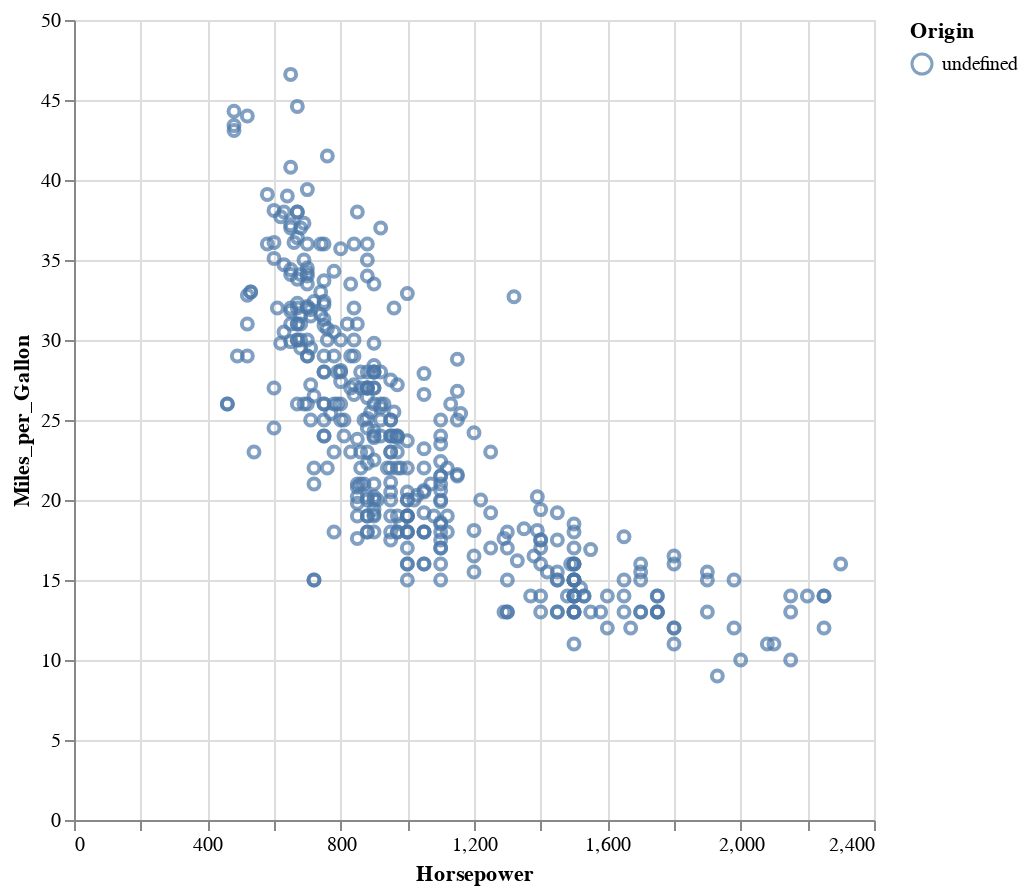

The notebook cell saved with this chart:
### Markdown cell above
Primeiro vamos fazer uma visualização simples, utilizando inicialmente o framework em Julia, seguido do
VegaLite nativo.

### Code cell
cars |>
@vlplot(
    :point,
    x=:Horsepower,
    y=:Miles_per_Gallon,
    color=:Origin,
    width=400,
    height=400
)

### Figure 1 — Vega-Lite specification as saved in the notebook (floating-point values rounded to 4 significant figures; data arrays with more than 128 entries replaced by an {"elided": "..."} marker saying what was removed)
{"data": {"values": {"elided": "406 records"}}, "encoding": {"color": {"field": "Origin"}, "x": {"field": "Horsepower", "type": "quantitative"}, "y": {"field": "Miles_per_Gallon", "type": "quantitative"}}, "height": 400, "mark": "point", "width": 400}
